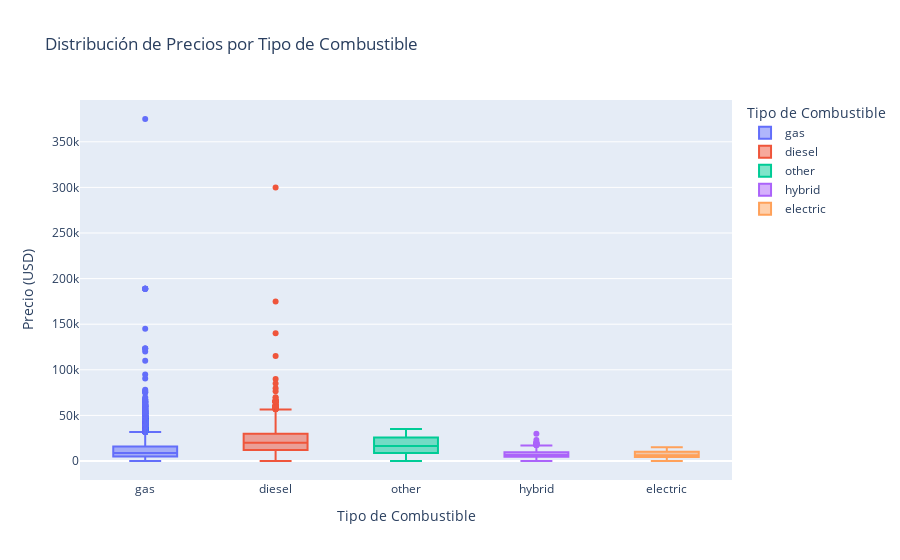

Notebook cell for this chart:
### Code cell
# Crear un diagrama de caja para comparar los precios por tipo de combustible
fig_price_fuel_box = px.box(
    df,
    x='fuel',
    y='price',
    title='Distribución de Precios por Tipo de Combustible',
    labels={'fuel': 'Tipo de Combustible', 'price': 'Precio (USD)'},
    color='fuel'
)

# Mostrar el gráfico
fig_price_fuel_box.show()

### Figure 1 — Plotly figure (JSON) as saved in the notebook; plotly's stock layout.template omitted (floating-point values rounded to 4 significant figures; data arrays with more than 128 entries replaced by an {"elided": "..."} marker saying what was removed)
{"data": [{"alignmentgroup": "True", "hovertemplate": "Tipo de Combustible=%{x}<br>Precio (USD)=%{y}<extra></extra>", "legendgroup": "gas", "marker": {"color": "#636efa"}, "name": "gas", "notched": false, "offsetgroup": "gas", "orientation": "v", "showlegend": true, "type": "box", "x": {"elided": "47288 str values"}, "x0": " ", "xaxis": "x", "y": {"elided": "47288 int values"}, "y0": " ", "yaxis": "y"}, {"alignmentgroup": "True", "hovertemplate": "Tipo de Combustible=%{x}<br>Precio (USD)=%{y}<extra></extra>", "legendgroup": "diesel", "marker": {"color": "#EF553B"}, "name": "diesel", "notched": false, "offsetgroup": "diesel", "orientation": "v", "showlegend": true, "type": "box", "x": {"elided": "3714 str values"}, "x0": " ", "xaxis": "x", "y": {"elided": "3714 int values"}, "y0": " ", "yaxis": "y"}, {"alignmentgroup": "True", "hovertemplate": "Tipo de Combustible=%{x}<br>Precio (USD)=%{y}<extra></extra>", "legendgroup": "other", "marker": {"color": "#00cc96"}, "name": "other", "notched": false, "offsetgroup": "other", "orientation": "v", "showlegend": true, "type": "box", "x": ["other", "other", "other", "other", "other", "other", "other", "other", "other", "other", "other", "other", "other", "other", "other", "other", "other", "other", "other", "other", "other", "other", "other", "other", "other", "other", "other", "other", "other", "other", "other", "other", "other", "other", "other", "other", "other", "other", "other", "other", "other", "other", "other", "other", "other", "other", "other", "other", "other", "other", "other", "other", "other", "other", "other", "other", "other", "other", "other", "other", "other", "other", "other", "other", "other", "other", "other", "other", "other", "other", "other", "other", "other", "other", "other", "other", "other", "other", "other", "other", "other", "other", "other", "other", "other", "other", "other", "other", "other", "other", "other", "other", "other", "other", "other", "other", "other", "other", "other", "other", "other", "other", "other", "other", "other", "other", "other", "other"], "x0": " ", "xaxis": "x", "y": [25900, 21195, 111, 8445, 16995, 30000, 20000, 2450, 14980, 4000, 21900, 28900, 14980, 25900, 8895, 27900, 28900, 21900, 13500, 21900, 13995, 20000, 13995, 13990, 28900, 21900, 21900, 25900, 25900, 5200, 9500, 13900, 15995, 19999, 34999, 8875, 21900, 25900, 27900, 29409, 24600, 11995, 11995, 3995, 25900, 5700, 29875, 25900, 19485, 8500, 24500, 19995, 169, 13995, 5500, 20500, 25900, 4100, 28900, 23700, 9995, 14980, 9995, 10995, 24500, 27390, 9995, 5200, 20500, 27390, 4000, 9999, 8000, 1950, 5995, 7950, 5595, 4750, 28900, 15495, 8495, 23700, 4995, 28900, 15995, 27900, 9500, 15995, 23700, 11500, 15991, 7995, 23700, 28175, 16991, 7000, 25500, 25500, 27900, 27900, 33800, 12400, 8500, 6495, 313, 24600, 24600, 5200], "y0": " ", "yaxis": "y"}, {"alignmentgroup": "True", "hovertemplate": "Tipo de Combustible=%{x}<br>Precio (USD)=%{y}<extra></extra>", "legendgroup": "hybrid", "marker": {"color": "#ab63fa"}, "name": "hybrid", "notched": false, "offsetgroup": "hybrid", "orientation": "v", "showlegend": true, "type": "box", "x": {"elided": "409 str values"}, "x0": " ", "xaxis": "x", "y": {"elided": "409 int values"}, "y0": " ", "yaxis": "y"}, {"alignmentgroup": "True", "hovertemplate": "Tipo de Combustible=%{x}<br>Precio (USD)=%{y}<extra></extra>", "legendgroup": "electric", "marker": {"color": "#FFA15A"}, "name": "electric", "notched": false, "offsetgroup": "electric", "orientation": "v", "showlegend": true, "type": "box", "x": ["electric", "electric", "electric", "electric", "electric", "electric"], "x0": " ", "xaxis": "x", "y": [7900, 1, 10200, 15000, 4400, 4700], "y0": " ", "yaxis": "y"}], "layout": {"boxmode": "overlay", "legend": {"title": {"text": "Tipo de Combustible"}, "tracegroupgap": 0}, "title": {"text": "Distribución de Precios por Tipo de Combustible"}, "xaxis": {"anchor": "y", "categoryarray": ["gas", "diesel", "other", "hybrid", "electric"], "categoryorder": "array", "domain": [0, 1], "title": {"text": "Tipo de Combustible"}}, "yaxis": {"anchor": "x", "domain": [0, 1], "title": {"text": "Precio (USD)"}}}}
